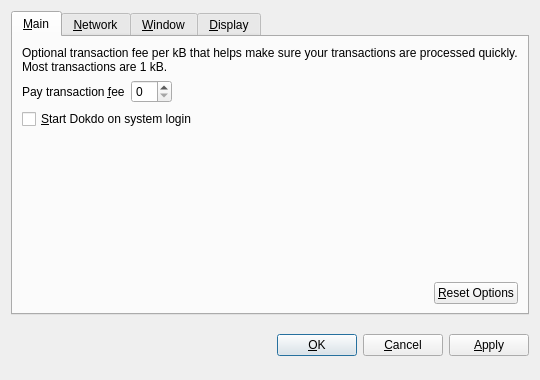
<?xml version="1.0" encoding="UTF-8"?>
<ui version="4.0">
 <class>OptionsDialog</class>
 <widget class="QDialog" name="OptionsDialog">
  <property name="geometry">
   <rect>
    <x>0</x>
    <y>0</y>
    <width>540</width>
    <height>380</height>
   </rect>
  </property>
  <property name="windowTitle">
   <string>Options</string>
  </property>
  <property name="modal">
   <bool>true</bool>
  </property>
  <layout class="QVBoxLayout" name="verticalLayout">
   <item>
    <widget class="QTabWidget" name="tabWidget">
     <property name="tabPosition">
      <enum>QTabWidget::North</enum>
     </property>
     <property name="currentIndex">
      <number>0</number>
     </property>
     <widget class="QWidget" name="tabMain">
      <attribute name="title">
       <string>&amp;Main</string>
      </attribute>
      <layout class="QVBoxLayout" name="verticalLayout_Main">
       <item>
        <widget class="QLabel" name="transactionFeeInfoLabel">
         <property name="text">
          <string>Optional transaction fee per kB that helps make sure your transactions are processed quickly. Most transactions are 1 kB.</string>
         </property>
         <property name="textFormat">
          <enum>Qt::PlainText</enum>
         </property>
         <property name="wordWrap">
          <bool>true</bool>
         </property>
        </widget>
       </item>
       <item>
        <layout class="QHBoxLayout" name="horizontalLayout_1_Main">
         <item>
          <widget class="QLabel" name="transactionFeeLabel">
           <property name="text">
            <string>Pay transaction &amp;fee</string>
           </property>
           <property name="textFormat">
            <enum>Qt::PlainText</enum>
           </property>
           <property name="buddy">
            <cstring>transactionFee</cstring>
           </property>
          </widget>
         </item>
         <item>
          <widget class="BitcoinAmountField" name="transactionFee"/>
         </item>
         <item>
          <spacer name="horizontalSpacer_1_Main">
           <property name="orientation">
            <enum>Qt::Horizontal</enum>
           </property>
           <property name="sizeHint" stdset="0">
            <size>
             <width>40</width>
             <height>20</height>
            </size>
           </property>
          </spacer>
         </item>
        </layout>
       </item>
       <item>
        <widget class="QCheckBox" name="bitcoinAtStartup">
         <property name="toolTip">
          <string>Automatically start Dokdo after logging in to the system.</string>
         </property>
         <property name="text">
          <string>&amp;Start Dokdo on system login</string>
         </property>
        </widget>
       </item>
       <item>
        <spacer name="verticalSpacer_Main">
         <property name="orientation">
          <enum>Qt::Vertical</enum>
         </property>
         <property name="sizeHint" stdset="0">
          <size>
           <width>20</width>
           <height>40</height>
          </size>
         </property>
        </spacer>
       </item>
       <item>
        <layout class="QHBoxLayout" name="horizontalLayout_2_Main">
         <item>
          <spacer name="horizontalSpacer_2_Main">
           <property name="orientation">
            <enum>Qt::Horizontal</enum>
           </property>
           <property name="sizeHint" stdset="0">
            <size>
             <width>40</width>
             <height>20</height>
            </size>
           </property>
          </spacer>
         </item>
         <item>
          <widget class="QPushButton" name="resetButton">
           <property name="toolTip">
            <string>Reset all client options to default.</string>
           </property>
           <property name="text">
            <string>&amp;Reset Options</string>
           </property>
           <property name="autoDefault">
            <bool>false</bool>
           </property>
          </widget>
         </item>
        </layout>
       </item>
      </layout>
     </widget>
     <widget class="QWidget" name="tabNetwork">
      <attribute name="title">
       <string>&amp;Network</string>
      </attribute>
      <layout class="QVBoxLayout" name="verticalLayout_Network">
       <item>
        <widget class="QCheckBox" name="mapPortUpnp">
         <property name="toolTip">
          <string>Automatically open the Dokdo client port on the router. This only works when your router supports UPnP and it is enabled.</string>
         </property>
         <property name="text">
          <string>Map port using &amp;UPnP</string>
         </property>
        </widget>
       </item>
       <item>
        <widget class="QCheckBox" name="connectSocks">
         <property name="toolTip">
          <string>Connect to the Dokdo network through a SOCKS proxy (e.g. when connecting through Tor).</string>
         </property>
         <property name="text">
          <string>&amp;Connect through SOCKS proxy:</string>
         </property>
        </widget>
       </item>
       <item>
        <layout class="QHBoxLayout" name="horizontalLayout_Network">
         <item>
          <widget class="QLabel" name="proxyIpLabel">
           <property name="text">
            <string>Proxy &amp;IP:</string>
           </property>
           <property name="textFormat">
            <enum>Qt::PlainText</enum>
           </property>
           <property name="buddy">
            <cstring>proxyIp</cstring>
           </property>
          </widget>
         </item>
         <item>
          <widget class="QValidatedLineEdit" name="proxyIp">
           <property name="maximumSize">
            <size>
             <width>140</width>
             <height>16777215</height>
            </size>
           </property>
           <property name="toolTip">
            <string>IP address of the proxy (e.g. 127.0.0.1)</string>
           </property>
          </widget>
         </item>
         <item>
          <widget class="QLabel" name="proxyPortLabel">
           <property name="text">
            <string>&amp;Port:</string>
           </property>
           <property name="textFormat">
            <enum>Qt::PlainText</enum>
           </property>
           <property name="buddy">
            <cstring>proxyPort</cstring>
           </property>
          </widget>
         </item>
         <item>
          <widget class="QLineEdit" name="proxyPort">
           <property name="maximumSize">
            <size>
             <width>55</width>
             <height>16777215</height>
            </size>
           </property>
           <property name="toolTip">
            <string>Port of the proxy (e.g. 9050)</string>
           </property>
          </widget>
         </item>
         <item>
          <widget class="QLabel" name="socksVersionLabel">
           <property name="text">
            <string>SOCKS &amp;Version:</string>
           </property>
           <property name="textFormat">
            <enum>Qt::PlainText</enum>
           </property>
           <property name="buddy">
            <cstring>socksVersion</cstring>
           </property>
          </widget>
         </item>
         <item>
          <widget class="QValueComboBox" name="socksVersion">
           <property name="toolTip">
            <string>SOCKS version of the proxy (e.g. 5)</string>
           </property>
          </widget>
         </item>
         <item>
          <spacer name="horizontalSpacer_Network">
           <property name="orientation">
            <enum>Qt::Horizontal</enum>
           </property>
           <property name="sizeHint" stdset="0">
            <size>
             <width>40</width>
             <height>20</height>
            </size>
           </property>
          </spacer>
         </item>
        </layout>
       </item>
       <item>
        <spacer name="verticalSpacer_Network">
         <property name="orientation">
          <enum>Qt::Vertical</enum>
         </property>
         <property name="sizeHint" stdset="0">
          <size>
           <width>20</width>
           <height>40</height>
          </size>
         </property>
        </spacer>
       </item>
      </layout>
     </widget>
     <widget class="QWidget" name="tabWindow">
      <attribute name="title">
       <string>&amp;Window</string>
      </attribute>
      <layout class="QVBoxLayout" name="verticalLayout_Window">
       <item>
        <widget class="QCheckBox" name="minimizeToTray">
         <property name="toolTip">
          <string>Show only a tray icon after minimizing the window.</string>
         </property>
         <property name="text">
          <string>&amp;Minimize to the tray instead of the taskbar</string>
         </property>
        </widget>
       </item>
       <item>
        <widget class="QCheckBox" name="minimizeOnClose">
         <property name="toolTip">
          <string>Minimize instead of exit the application when the window is closed. When this option is enabled, the application will be closed only after selecting Quit in the menu.</string>
         </property>
         <property name="text">
          <string>M&amp;inimize on close</string>
         </property>
        </widget>
       </item>
       <item>
        <spacer name="verticalSpacer_Window">
         <property name="orientation">
          <enum>Qt::Vertical</enum>
         </property>
         <property name="sizeHint" stdset="0">
          <size>
           <width>20</width>
           <height>40</height>
          </size>
         </property>
        </spacer>
       </item>
      </layout>
     </widget>
     <widget class="QWidget" name="tabDisplay">
      <attribute name="title">
       <string>&amp;Display</string>
      </attribute>
      <layout class="QVBoxLayout" name="verticalLayout_Display">
       <item>
        <layout class="QHBoxLayout" name="horizontalLayout_1_Display">
         <item>
          <widget class="QLabel" name="langLabel">
           <property name="text">
            <string>User Interface &amp;language:</string>
           </property>
           <property name="textFormat">
            <enum>Qt::PlainText</enum>
           </property>
           <property name="buddy">
            <cstring>lang</cstring>
           </property>
          </widget>
         </item>
         <item>
          <widget class="QValueComboBox" name="lang">
           <property name="toolTip">
            <string>The user interface language can be set here. This setting will take effect after restarting Dokdo.</string>
           </property>
          </widget>
         </item>
        </layout>
       </item>
       <item>
        <layout class="QHBoxLayout" name="horizontalLayout_2_Display">
         <item>
          <widget class="QLabel" name="unitLabel">
           <property name="text">
            <string>&amp;Unit to show amounts in:</string>
           </property>
           <property name="textFormat">
            <enum>Qt::PlainText</enum>
           </property>
           <property name="buddy">
            <cstring>unit</cstring>
           </property>
          </widget>
         </item>
         <item>
          <widget class="QValueComboBox" name="unit">
           <property name="toolTip">
            <string>Choose the default subdivision unit to show in the interface and when sending coins.</string>
           </property>
          </widget>
         </item>
        </layout>
       </item>
       <item>
        <widget class="QCheckBox" name="displayAddresses">
         <property name="toolTip">
          <string>Whether to show Dokdo addresses in the transaction list or not.</string>
         </property>
         <property name="text">
          <string>&amp;Display addresses in transaction list</string>
         </property>
        </widget>
       </item>
       <item>
        <spacer name="verticalSpacer_Display">
         <property name="orientation">
          <enum>Qt::Vertical</enum>
         </property>
         <property name="sizeHint" stdset="0">
          <size>
           <width>20</width>
           <height>40</height>
          </size>
         </property>
        </spacer>
       </item>
      </layout>
     </widget>
    </widget>
   </item>
   <item>
    <layout class="QHBoxLayout" name="horizontalLayout_Buttons">
     <item>
      <spacer name="horizontalSpacer_1">
       <property name="orientation">
        <enum>Qt::Horizontal</enum>
       </property>
       <property name="sizeHint" stdset="0">
        <size>
         <width>40</width>
         <height>48</height>
        </size>
       </property>
      </spacer>
     </item>
     <item>
      <widget class="QLabel" name="statusLabel">
       <property name="font">
        <font>
         <weight>75</weight>
         <bold>true</bold>
        </font>
       </property>
       <property name="text">
        <string/>
       </property>
       <property name="textFormat">
        <enum>Qt::PlainText</enum>
       </property>
       <property name="wordWrap">
        <bool>true</bool>
       </property>
      </widget>
     </item>
     <item>
      <spacer name="horizontalSpacer_2">
       <property name="orientation">
        <enum>Qt::Horizontal</enum>
       </property>
       <property name="sizeHint" stdset="0">
        <size>
         <width>40</width>
         <height>48</height>
        </size>
       </property>
      </spacer>
     </item>
     <item>
      <widget class="QPushButton" name="okButton">
       <property name="text">
        <string>&amp;OK</string>
       </property>
      </widget>
     </item>
     <item>
      <widget class="QPushButton" name="cancelButton">
       <property name="text">
        <string>&amp;Cancel</string>
       </property>
       <property name="autoDefault">
        <bool>false</bool>
       </property>
      </widget>
     </item>
     <item>
      <widget class="QPushButton" name="applyButton">
       <property name="text">
        <string>&amp;Apply</string>
       </property>
       <property name="autoDefault">
        <bool>false</bool>
       </property>
      </widget>
     </item>
    </layout>
   </item>
  </layout>
 </widget>
 <customwidgets>
  <customwidget>
   <class>BitcoinAmountField</class>
   <extends>QSpinBox</extends>
   <header>bitcoinamountfield.h</header>
  </customwidget>
  <customwidget>
   <class>QValueComboBox</class>
   <extends>QComboBox</extends>
   <header>qvaluecombobox.h</header>
  </customwidget>
  <customwidget>
   <class>QValidatedLineEdit</class>
   <extends>QLineEdit</extends>
   <header>qvalidatedlineedit.h</header>
  </customwidget>
 </customwidgets>
 <resources/>
 <connections/>
</ui>
